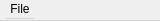
<?xml version="1.0" encoding="UTF-8"?>
<ui version="4.0">
	<class>Main_QMenuBar</class>
	<widget class="QMenuBar" name="Main_QMenuBar">
		<property name="geometry">
			<rect>
				<x>0</x>
				<y>0</y>
				<width>160</width>
				<height>21</height>
			</rect>
		</property>
		<property name="font">
			<font>
				<pointsize>9</pointsize>
			</font>
		</property>
		<property name="nativeMenuBar">
			<bool>false</bool>
		</property>
		<widget class="QMenu" name="File_QMenu">
			<property name="geometry">
				<rect>
					<x>331</x>
					<y>139</y>
					<width>117</width>
					<height>92</height>
				</rect>
			</property>
			<property name="minimumSize">
				<size>
					<width>110</width>
					<height>0</height>
				</size>
			</property>
			<property name="title">
				<string>File</string>
			</property>
			<addaction name="Open_QAction" />
		</widget>
		<addaction name="File_QMenu" />
		<action name="Open_QAction">
			<property name="text">
				<string>Open</string>
			</property>
		</action>
	</widget>
	<resources />
	<connections />
</ui>
